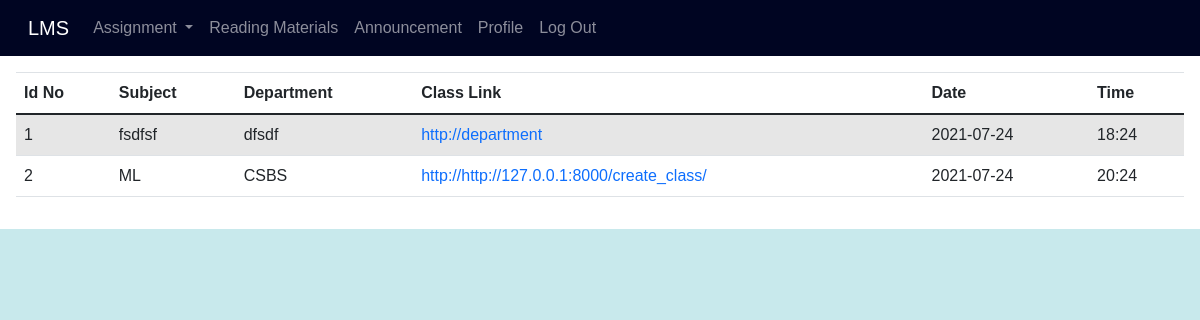
The page /online_class on the database as committed earlier.
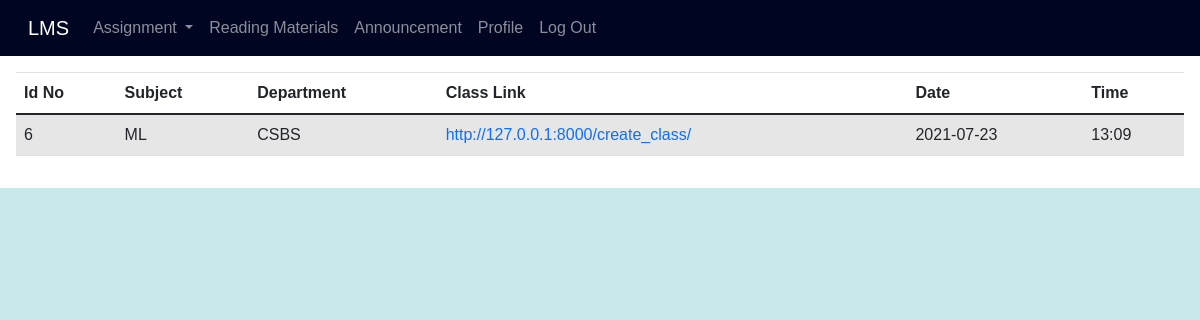
The same page on the database as committed later.
### lms_app/models.py (models this page shows)
class Classes(models.Model):
    class_id = models.AutoField(primary_key=True)
    admin_id = models.IntegerField(unique=False)
    class_link = models.URLField(max_length=600, unique=False)
    department = models.CharField(max_length=100,unique=False)
    subject = models.CharField(max_length=100,unique=False)
    date=models.CharField(max_length=50,unique=False)
    time = models.CharField(max_length=50,unique=False)

### lms_app/views.py (the view)
# urls.py: path("online_class",views.online,name='online_class'),
def online(requests):
    data = Classes.objects.all().filter(admin_id=1)
    my_dic = {'records': data}
    return render(requests, 'online_class.html', context=my_dic)

### templates/online_class.html (shortened to what this page needs)
{% extends 'header.html' %}
{% block body_block %}
<div class="from_table">
    <table class="table table-striped ">
  <thead>
    <tr>
      <th scope="col">Id No</th>
      <th scope="col">Subject</th>
      <th scope="col">Department</th>
      <th scope="col">Class Link</th>
      <th scope="col">Date</th>
      <th scope="col">Time</th>
    </tr>
  </thead>
  <tbody>
{% if records %}
{%  for stat in records %}
    <tr>
      <td>{{stat.class_id}}</td>
      <td>{{stat.subject}}</td>
      <td>{{stat.department}}</td>
        <td><a href="{{stat.class_link}}" style="text-decoration: none;">{{stat.class_link}}</a></td>
      <td>{{stat.date}}</td>
      <td>{{stat.time}}</td>
    </tr>
{% endfor %}
{%endif %}
  </tbody>
</table>
</div>
</body>
</html>
{% endblock %}

Rows that differ between the two databases and show on the page:
removed Classes: class_id "1", subject "fsdfsf", department "dfsdf", class_link "http://department", date "2021-07-24", time "18:24"
removed Classes: class_id "2", subject "ML", department "CSBS", class_link "http://http://127.0.0.1:8000/create_class/", date "2021-07-24", time "20:24"
added Classes: class_id "6", subject "ML", department "CSBS", class_link "http://127.0.0.1:8000/create_class/", date "2021-07-23", time "13:09"
